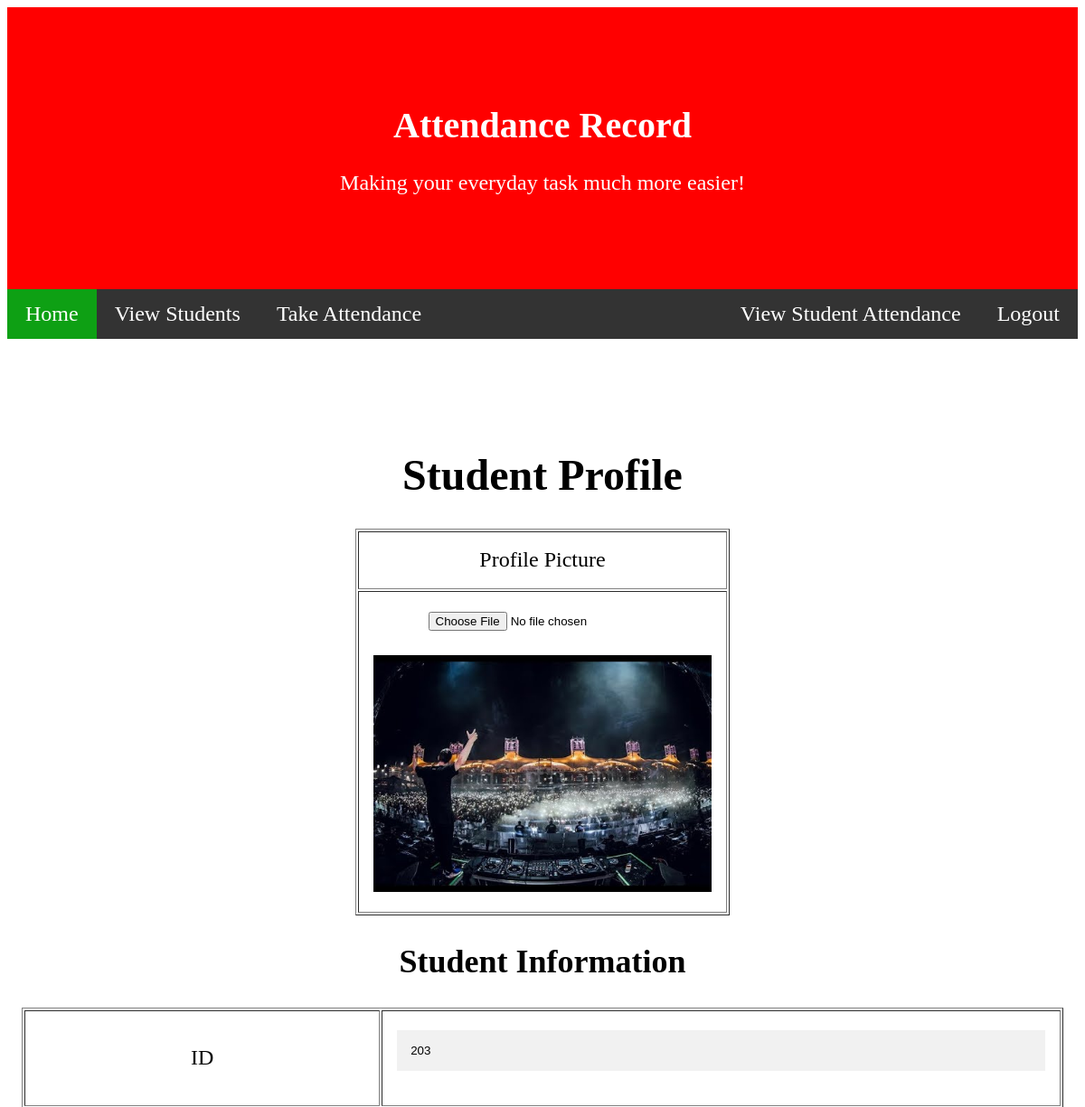
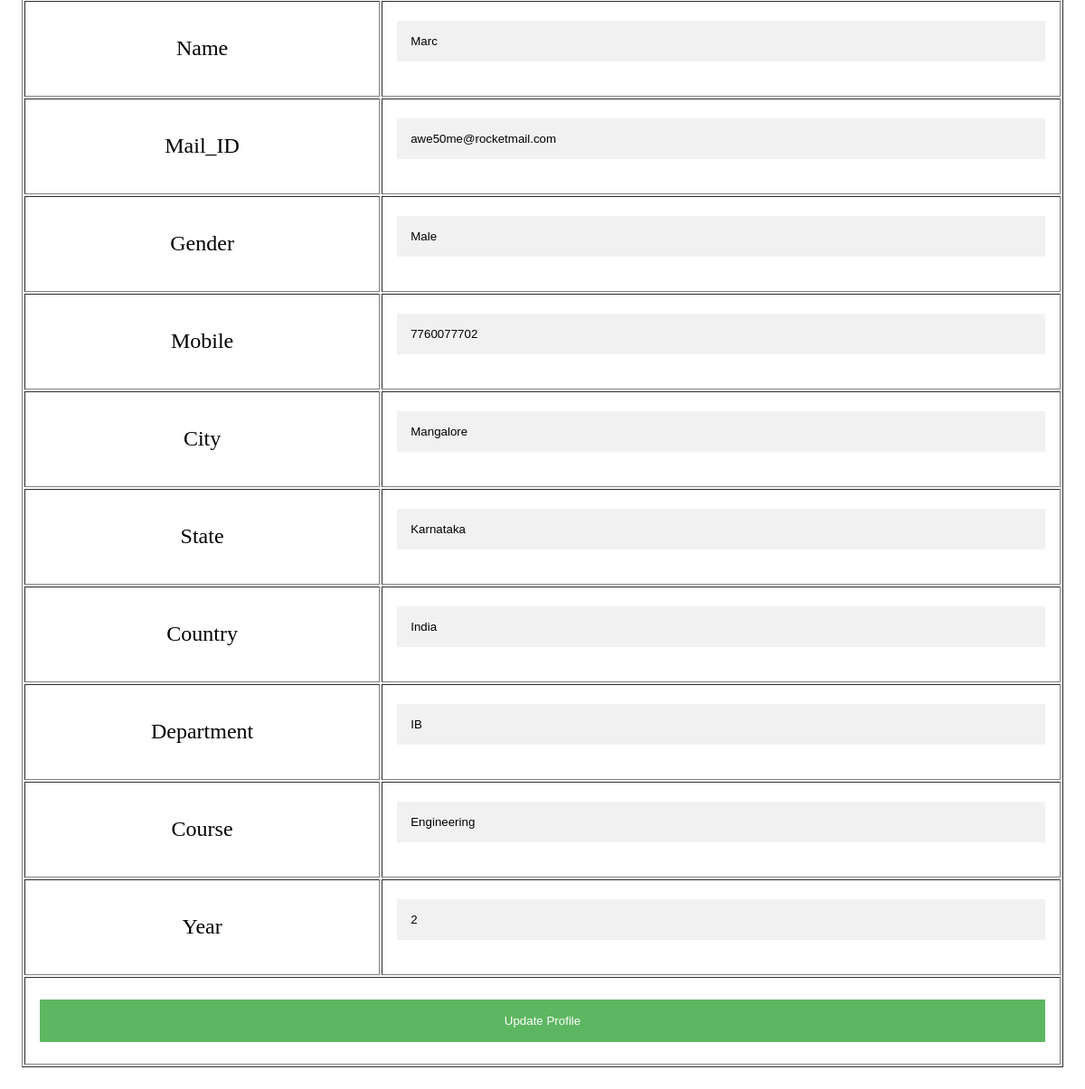
The page /CS_IA/View Full Profile.php?uid=203 on the database as committed earlier (2 pictures, top to bottom).
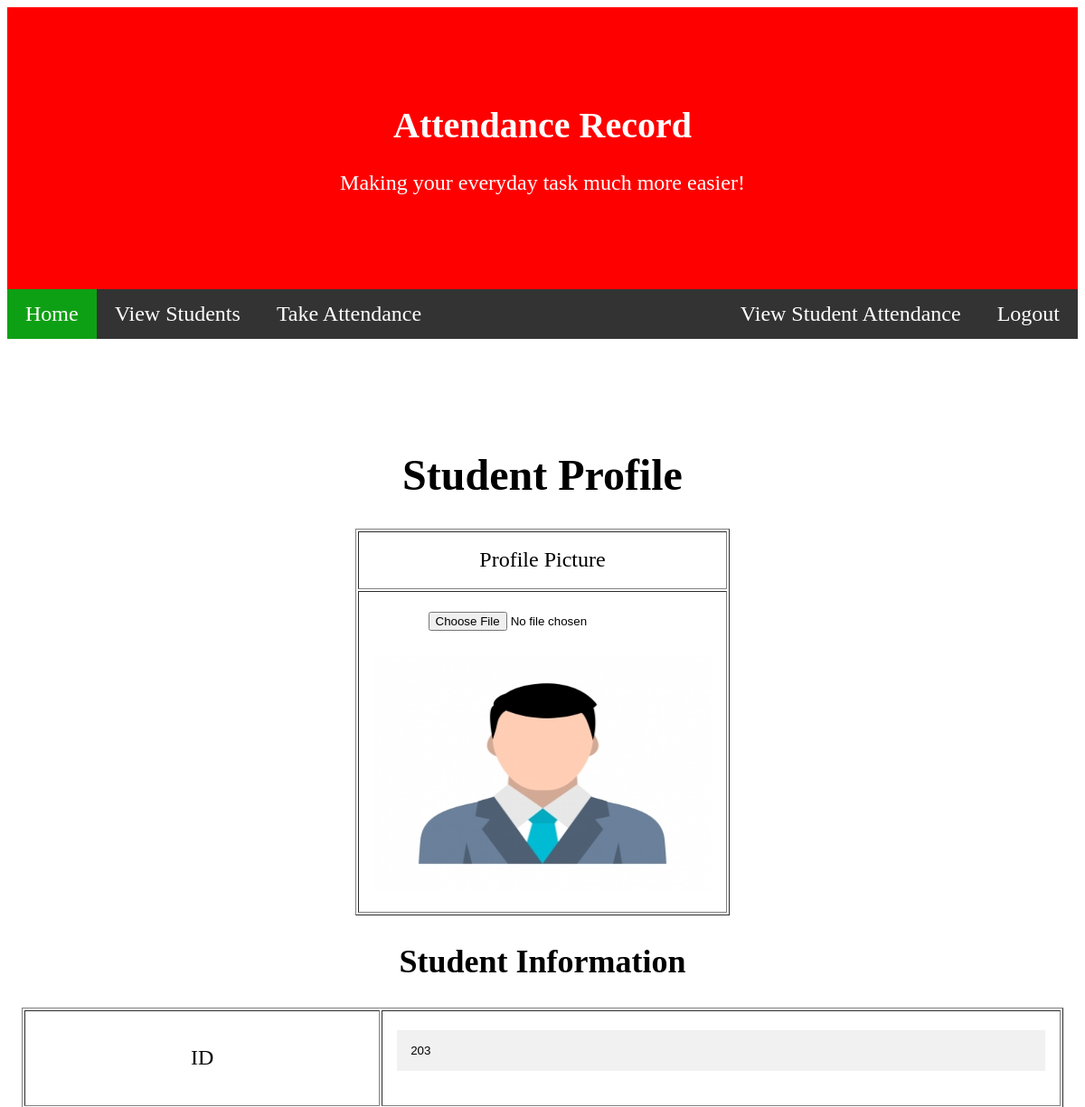
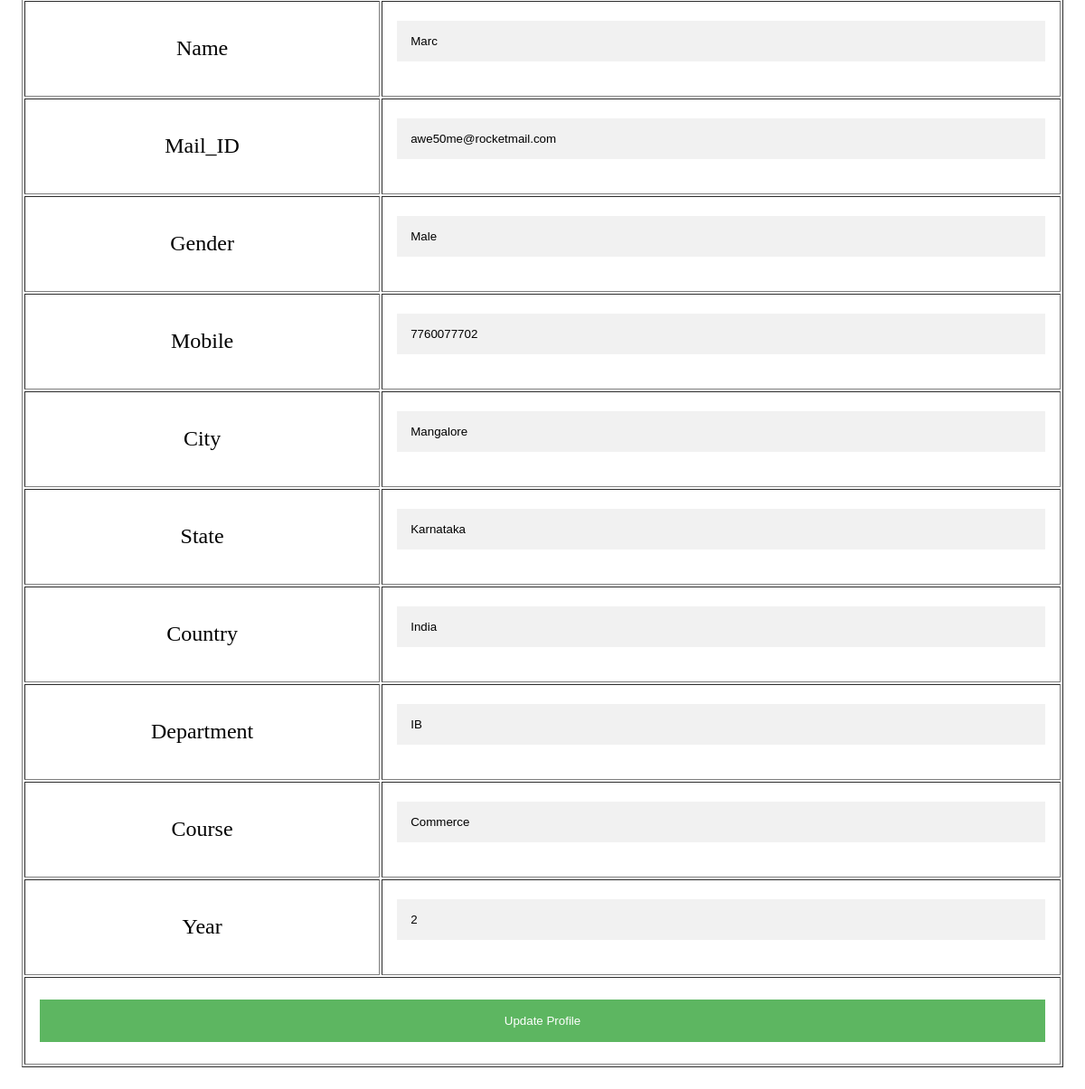
The same page on the database as committed later (2 pictures, top to bottom).
### tables this page shows
CREATE TABLE `tbl_registration` (
  `ID` int(11) NOT NULL,
  `Name` varchar(30) NOT NULL,
  `Mail_ID` text NOT NULL,
  `Gender` varchar(30) NOT NULL,
  `Mobile` bigint(10) NOT NULL,
  `City` varchar(50) NOT NULL,
  `State` varchar(50) NOT NULL,
  `Country` varchar(50) NOT NULL,
  `Department` varchar(30) NOT NULL,
  `Course` varchar(30) NOT NULL,
  `Year` int(1) NOT NULL,
  `Password` text NOT NULL,
  `img_location` text NOT NULL
);

### CS_IA/View Full Profile.php (the view, shortened to what this page needs)
<?php
include 'conn.php';
?>
<!DOCTYPE html>
<html>
<head>
</head>
<body>
	<?php
	$ret=mysqli_query($conn,"SELECT * FROM `tbl_registration` WHERE ID='".$_GET['uid']."'");
	  while($row=mysqli_fetch_array($ret))
	  {?>
	<div class="header">
  <h1>Attendance Record</h1>
  <p>Making your everyday task much more easier!</p>
    </div>
<div class="navbar">
 <a href="Staff Homepage.php" class="active">Home</a>
  <a href="View Students.php">View Students</a>
  <a href="Take Attendance.php">Take Attendance</a>
  <a href="Staff Login.php" class="right">Logout</a>
	<a href="View Student Attendance.php" class="right">View Student Attendance</a>
</div>
<p>&nbsp;</p>
<div class="container">
<div class="center wow fadeInDown">
                 <h1>Student Profile</h1>
            </div>
			<form action="" method="post" enctype="multipart/form-data" id="myForm" >
           <table width="375" height="277" border="1" align="center">
             <tbody>
               <tr>
                 <td height="64">Profile Picture</td>
               </tr>
               <tr>
                 <td>
				 <input type="file" name="userImage"><br><br>
				 <strong><img src="<?php echo $row['img_location']; ?>" width="374" height="262"></strong></td>
               </tr>
             </tbody>
           </table>
             <div class="table-responsive">
               <div class="col-md-8">
                 <h2>Student Information</h2>
               </div>
             </div>
           <table width="100%" border="1">
             <tbody>
               <tr>
                 <td width="276">ID</td>
                 <td width="527"><input value="<?php echo $row['ID'];?>" name="txtid" type="text"  ></td>
               </tr>
               <tr>
                 <td>Name</td>
                 <td><input value="<?php echo $row['Name'];?>" name="txtname" type="text"  ></td>
               </tr>
               <tr>
                 <td>Mail_ID</td>
                 <td><input value="<?php echo $row['Mail_ID'];?>" name="txtmailid" type="text"  ></td>
               </tr>
               <tr>
                 <td>Gender</td>
                 <td><input value="<?php echo $row['Gender'];?>" name="txtgender" type="text"  ></td>
               </tr>
               <tr>
                 <td>Mobile</td>
                 <td><input value="<?php echo $row['Mobile'];?>" name="txtmobile" type="text"  ></td>
               </tr>
               <tr>
                 <td>City</td>
                 <td><input value="<?php echo $row['City'];?>" name="txtcity" type="text"  ></td>
               </tr>
               <tr>
                 <td>State</td>
                 <td><input value="<?php echo $row['State'];?>" name="txtstate" type="text"  ></td>
               </tr>
               <tr>
                 <td>Country</td>
                 <td><input value="<?php echo $row['Country'];?>" name="txtcountry" type="text"  ></td>
               </tr>
               <tr>
                 <td>Department</td>
                 <td><input value="<?php echo $row['Department'];?>" name="txtdepartment" type="text"  ></td>
               </tr>
               <tr>
                 <td>Course</td>
               <td><input value="<?php echo $row['Course'];?>" name="txtcourse" type="text"  ></tr>
               <tr>
                 <td>Year</td>
                 <td><input value="<?php echo $row['Year'];?>" name="txtyear" type="text"  ></td>
               </tr>
               <tr>
                 <td colspan="2">
				 <button type="submit" class="registerbtn" name="update">Update Profile</button></td>
               </tr>
             </tbody>
           </table>
		   </form>
 <?php } ?>
</body>
</html>

### CS_IA/View Full Profile.php (style rules this page uses)
th, td { text-align: left; padding: 16px; }
body .header { padding: 80px; text-align: center; background: #FF0000; color: white; }
.header h1 { font-size: 40px; }
.navbar { overflow: hidden; background-color: #333; position: sticky; position: -webkit-sticky; top: 0; text-align: center; }
.navbar a { float: left; display: block; color: white; text-align: center; padding: 14px 20px; text-decoration: none; }
.navbar a.right { float: right; }
.navbar a.active { background-color: #0EA014 ; color: white; }
* { box-sizing: border-box; }
.container { padding: 16px; background-color: white; }
input[type=text], input[type=password], input[type=select] { width: 100%; padding: 15px; margin: 5px 0 22px 0; display: inline-block; border: none; background: #f1f1f1; }
.registerbtn { background-color: #4CAF50; color: white; padding: 16px 20px; margin: 8px 0; border: none; cursor: pointer; width: 100%; opacity: 0.9; }
a { color: dodgerblue; }
body,td,th { font-size: 24px; text-align: center; }

Rows that differ between the two databases and show on the page:
changed tbl_registration "Marc": img_location: picture added in place of a placeholder; txtcourse "Engineering" → "Commerce"
